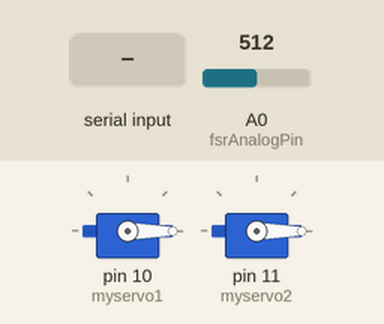
Recording of a sketch running on a simulated Arduino Uno, built with avr-gcc and run on an emulated ATmega328P. Parts: 2 × servo. The test bench sets the inputs (shaded band); at power-on: A0 (fsrAnalogPin) = 512. What the sketch prints to the serial monitor is not drawn.

Above: at 1.2 s.
1.3 s: "1\n" received over Serial
At 3.8 s:
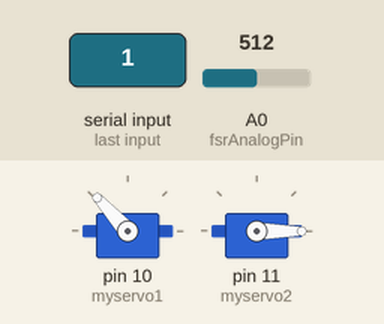
4.8 s: byte 48 ('0') received over Serial
At 8.7 s:
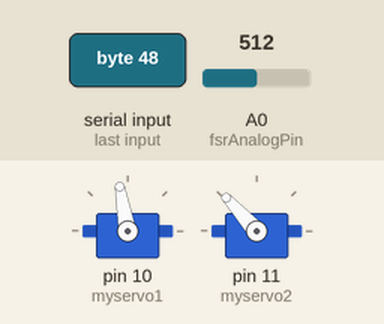
Timing chart, 0 to 10.2 s (numbered marks = the images above; inputs shaded):
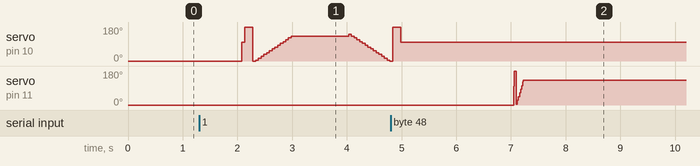

The sketch:

arduino_code.ino
```cpp
#include <ServoTimer2.h>

// FSR
int fsrAnalogPin = A0;
int fsrReading;

// Conversation with bluetooth
char data = 0;

// Servo details
ServoTimer2 myservo1;
ServoTimer2 myservo2;
int angle1 = 0;
int angle2 = 0;

void setup(void) {
  Serial.begin(9600);

  myservo1.attach(10);
  myservo1.write(angle1);

  myservo2.attach(11);
  myservo2.write(angle2);
}

void loop(void) {
  fsrReading = analogRead(fsrAnalogPin);
  int num=fsrReading/5;
  Serial.print("Analog reading = ");
  Serial.println(num);
  //LEDbrightness = map(num, 0, 1023, 0, 255);


    if(Serial.available() > 0)      // Send data only when you receive data:
    {
      data = Serial.read();        //Read the incoming data & store into data
      Serial.print(data);          //Print Value inside data in Serial monitor
      Serial.print("\n");
      if(data == '1' && num>10){
        Serial.print("Mobile send data as 1 after scanning barcode to open first gate......\n");   //open gate to enter product
        for(angle1=0;angle1<2000;angle1+=100){
            myservo1.write(angle1);
            delay(50);
        }
        delay(1000);
        for(angle1=2000;angle1>0;angle1-=100){
            myservo1.write(angle1);
            delay(50);
        }
      }
      else if(data == '0'){
        Serial.print("Open second gate after payment.....");    // After Payment
        for(angle2=0;angle2<2000;angle2+=100){
            myservo2.write(angle2);
            delay(10);
        }
        while(1){
          Serial.print("BYE.....\n");
        }

      }
      else if(data == '2'){
        Serial.print("Open second gate for remove.....");    // On Remove
        for(angle2=0;angle2<2000;angle2+=100){
            myservo2.write(angle2);
            delay(10);
        }
      }
      else if(data == '3'){
        Serial.print("Close second gate for remove.....");    // close after remove
        for(angle2=2000;angle2>0;angle2-=100){
            myservo2.write(angle2);
            delay(10);
        }
      }
      else{
        Serial.print("NOT PROPER RESPONE...\n");
      }
    }else{
      Serial.print("NO MEssage.....");
    }

  delay(1000);
}
```
